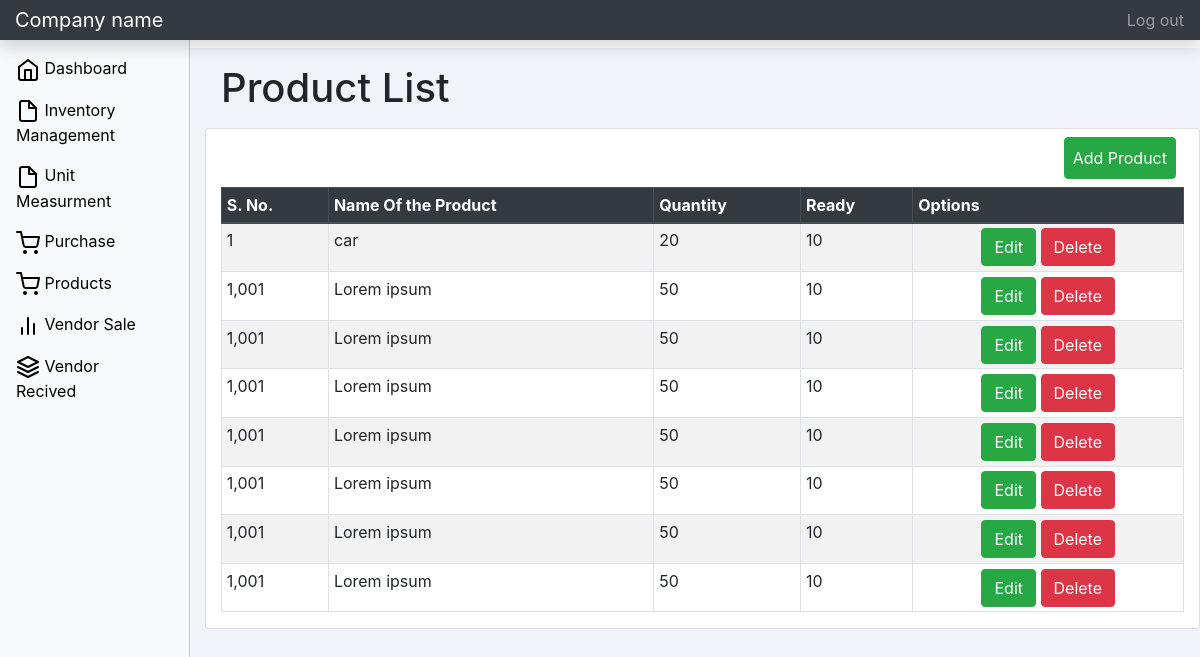
/product/ (signed in), run on an earlier commit of the app's database.
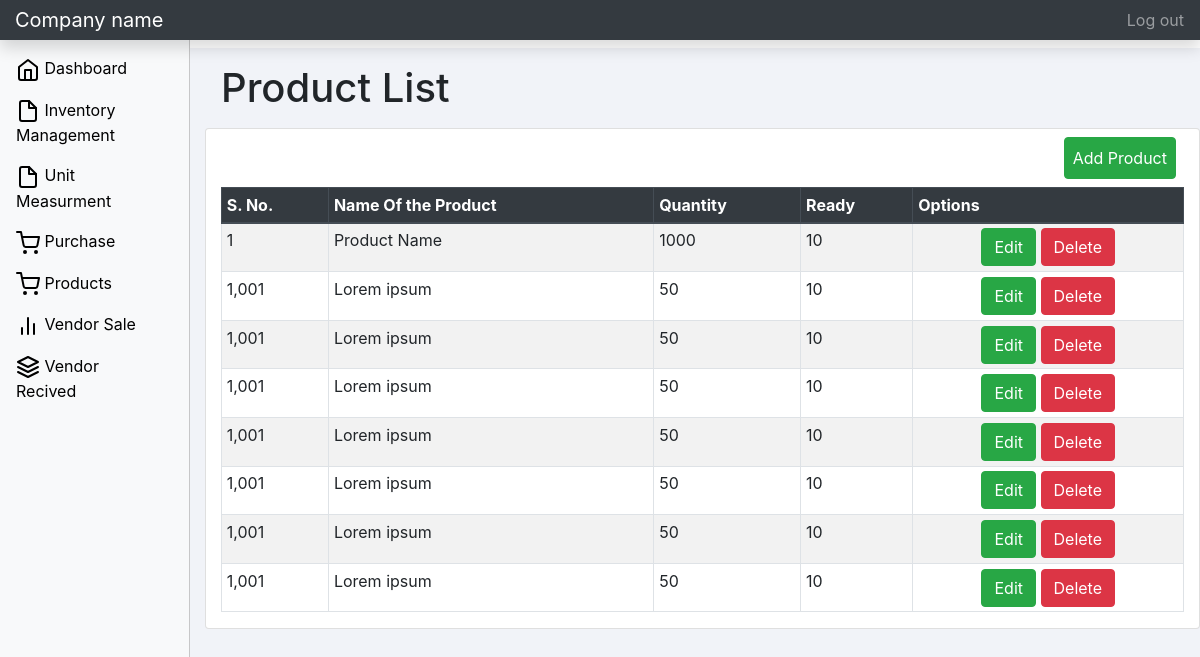
And on a later commit of the database.
### app/models.py (models this page shows)
class Product(db.Model):
    id = db.Column(db.Integer, primary_key = True)
    name = db.Column(db.String(20), unique = True, nullable = False)
    company_id = db.Column(db.Integer, db.ForeignKey('company.id'), nullable=False)
    stock = db.Column(db.Integer, default = 1)
    items = db.relationship('QuantityPerItem', backref='product')

### app/product/routes.py (the view)
@pro.route('/')
def home():
    products = Product.query.filter_by(company_id = current_user.id).all()
    return render_template('proManag.html', products=products)

### app/models.py (called while the page is built)
@login_manager.user_loader
def load_user(id):
    return Company.query.get(int(id))

### app/product/templates/proManag.html (shortened to what this page needs)
{% extends "layout.html" %}
{% block body %}
          <h1 class="m-2 p-2">Product List</h1>
          <div class="container card">
          <a href="{{ url_for('pro.add') }}" class="ml-auto btn btn-success p-2 m-2">Add Product</a>
              <table class="table table-striped table-sm table-bordered">
              <thead class="thead-dark">
                <tr>
                <th>S. No.</th>
                <th>Name Of the Product</th>
                <th>Quantity</th>
                <th>Ready</th>
                <th>Options</th>
                </tr>
              </thead>
              <tbody>
                {% for product in products %}
                <tr>
                <td contenteditable="true">{{ loop.index }}</td>
                <td contenteditable="true">{{ product.name }}</td>
                <td contenteditable="true">{{ product.stock }}</td>
				<td>10</td>
                <td class="text-center">
                <a href="{{ url_for('pro.edit', id=product.id) }}" class="btn btn-success">Edit</a>
                  <a href="{{ url_for('pro.delete', id=product.id) }}" class="btn btn-danger">Delete</a>
                </td>
                </tr>
                {% endfor %}
                <tr>
                <td contenteditable="true">1,001</td>
                <td contenteditable="true">Lorem ipsum</td>
                <td contenteditable="true">50</td>
				<td>10</td>
                <td class="text-center">
                  <a href="" class="btn btn-success">Edit</a>
                  <a href="" class="btn btn-danger">Delete</a>
                </td>
                </tr>
                <tr>
                <td contenteditable="true">1,001</td>
                <td contenteditable="true">Lorem ipsum</td>
                <td contenteditable="true">50</td>
				<td>10</td>
                <td class="text-center">
                  <a href="" class="btn btn-success">Edit</a>
                  <a href="" class="btn btn-danger">Delete</a>
                </td>
                </tr>
                <tr>
                <td contenteditable="true">1,001</td>
                <td contenteditable="true">Lorem ipsum</td>
                <td contenteditable="true">50</td>
				<td>10</td>
                <td class="text-center">
                  <a href="" class="btn btn-success">Edit</a>
                  <a href="" class="btn btn-danger">Delete</a>
                </td>
                </tr>
                <tr>
                <td>1,001</td>
                <td>Lorem ipsum</td>
                <td>50</td>
                <td>10</td>
                <td class="text-center">
                  <a href="" class="btn btn-success">Edit</a>
                  <a href="" class="btn btn-danger">Delete</a>
                </td>
                </tr>
                <tr>
                <td>1,001</td>
                <td>Lorem ipsum</td>
                <td>50</td>
                <td>10</td>
                <td class="text-center">
                  <a href="" class="btn btn-success">Edit</a>
                  <a href="" class="btn btn-danger">Delete</a>
                </td>
                </tr>
                <tr>
                <td>1,001</td>
                <td>Lorem ipsum</td>
                <td>50</td>
                <td>10</td>
                <td class="text-center">
                  <a href="" class="btn btn-success">Edit</a>
                  <a href="" class="btn btn-danger">Delete</a>
                </td>
                </tr>
                <tr>
                <td>1,001</td>
                <td>Lorem ipsum</td>
                <td>50</td>
                <td>10</td>
                <td class="text-center">
                  <a href="" class="btn btn-success">Edit</a>
                  <a href="" class="btn btn-danger">Delete</a>
                </td>
                </tr>
              </tbody>
                  </table>
			</div>
{% endblock body %}

What changed in the data, as far as the page shows it:
changed Product: name "car" → "Product Name"; stock "20" → "1000"
